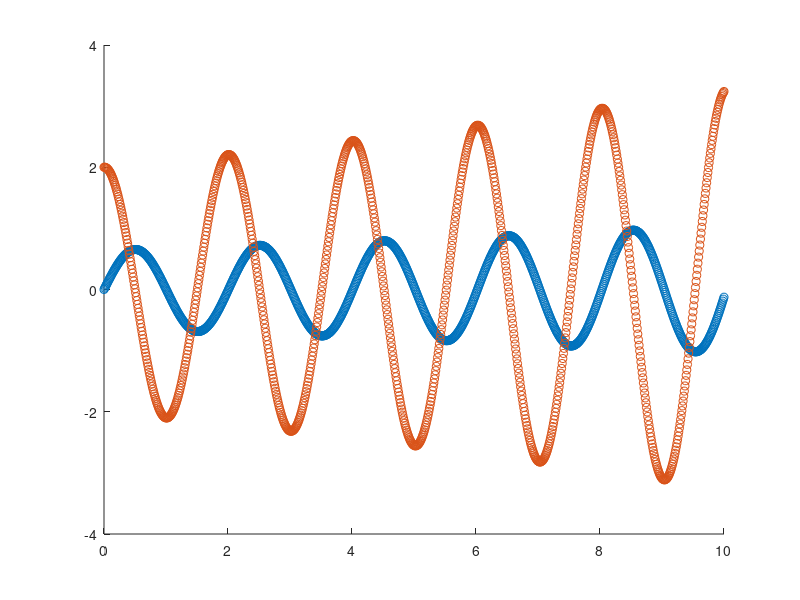

Here is the MATLAB script that generated this plot:
# En este ejercicio, aproximamos el angulo en el cual se encuentra
# el pendulo, en cada momento. Como datos tenemos que y1 = 0, lo cual significa
# que el pendulo forma 0 grados con respecto a la vertical
# Y ademas nos dan y2 = 2, que representa la velocidad en ese punto.
# Claramente, si tenemos un pendulo la velocidad va a ser maxima cuando el
# angulo sea 0


function pendulo_sistema_euler
  g = 9.8; # Aceleracion de la gravedad
  l = 1;   # Longitud del pendulo

  ti = 0.0;  # Tiempo inicial
  tf = 10.0; # Tiempo final

  h = 0.01; # El paso es muy chico, de otro modo nos encontramos que
             # el metodo de euler presenta una divergencia

  x = ti : h : tf;

  # Con esta matriz, vamos a poder obtener la pendiente en cada punto
  # la matriz resulta de despejar la derivada primera y la segunda de las
  # ecuaciones dadas originalmente
  A = [0, 1
       -g/l, 0];

  # Matriz donde las columnmas son los resultados para los distintos X
  # se carga con las condiciones iniciales
  y = [0; 2];

  # Metodo de Euler
  for i = 2: length(x)

    # Columna anterior
    ym = y(:, i - 1);

    slope = A * ym;
    y(:, i) = ym + slope * h;

  endfor

  hold on

  figure(1);
  plot(x, y(1, :), "o");
  plot(x, y(2, :), "o");

  hold off


endfunction
